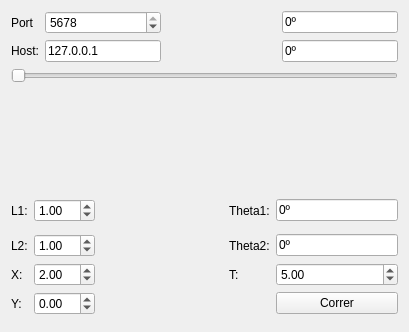
<?xml version="1.0" encoding="UTF-8"?>
<ui version="4.0">
 <class>MainWindow</class>
 <widget class="QMainWindow" name="MainWindow">
  <property name="geometry">
   <rect>
    <x>0</x>
    <y>0</y>
    <width>409</width>
    <height>332</height>
   </rect>
  </property>
  <property name="windowTitle">
   <string>IK</string>
  </property>
  <widget class="QWidget" name="centralWidget">
   <layout class="QGridLayout" name="gridLayout">
    <item row="3" column="2" rowspan="6">
     <spacer name="horizontalSpacer">
      <property name="orientation">
       <enum>Qt::Horizontal</enum>
      </property>
      <property name="sizeHint" stdset="0">
       <size>
        <width>40</width>
        <height>20</height>
       </size>
      </property>
     </spacer>
    </item>
    <item row="1" column="0" colspan="5">
     <widget class="QSlider" name="horizontalSlider">
      <property name="tracking">
       <bool>true</bool>
      </property>
      <property name="orientation">
       <enum>Qt::Horizontal</enum>
      </property>
      <property name="invertedAppearance">
       <bool>false</bool>
      </property>
      <property name="tickPosition">
       <enum>QSlider::NoTicks</enum>
      </property>
     </widget>
    </item>
    <item row="7" column="0">
     <widget class="QLabel" name="labelY">
      <property name="text">
       <string>Y:</string>
      </property>
     </widget>
    </item>
    <item row="3" column="3">
     <widget class="QLabel" name="labelTheta1">
      <property name="text">
       <string>Theta1:</string>
      </property>
     </widget>
    </item>
    <item row="5" column="1">
     <widget class="QDoubleSpinBox" name="spinBoxL2">
      <property name="value">
       <double>1.000000000000000</double>
      </property>
     </widget>
    </item>
    <item row="2" column="0" colspan="5">
     <spacer name="verticalSpacer_2">
      <property name="orientation">
       <enum>Qt::Vertical</enum>
      </property>
      <property name="sizeHint" stdset="0">
       <size>
        <width>20</width>
        <height>40</height>
       </size>
      </property>
     </spacer>
    </item>
    <item row="3" column="4">
     <widget class="QLineEdit" name="lineEditTheta1">
      <property name="text">
       <string>0º</string>
      </property>
      <property name="readOnly">
       <bool>true</bool>
      </property>
     </widget>
    </item>
    <item row="3" column="1">
     <widget class="QDoubleSpinBox" name="spinBoxL1">
      <property name="value">
       <double>1.000000000000000</double>
      </property>
     </widget>
    </item>
    <item row="6" column="0">
     <widget class="QLabel" name="labelX">
      <property name="text">
       <string>X:</string>
      </property>
     </widget>
    </item>
    <item row="3" column="0">
     <widget class="QLabel" name="labelL1">
      <property name="text">
       <string>L1:</string>
      </property>
     </widget>
    </item>
    <item row="6" column="1">
     <widget class="QDoubleSpinBox" name="spinBoxX">
      <property name="decimals">
       <number>2</number>
      </property>
      <property name="minimum">
       <double>-99.989999999999995</double>
      </property>
      <property name="singleStep">
       <double>0.010000000000000</double>
      </property>
      <property name="value">
       <double>2.000000000000000</double>
      </property>
     </widget>
    </item>
    <item row="5" column="0">
     <widget class="QLabel" name="labelL2">
      <property name="text">
       <string>L2:</string>
      </property>
     </widget>
    </item>
    <item row="7" column="1">
     <widget class="QDoubleSpinBox" name="spinBoxY">
      <property name="minimum">
       <double>-99.989999999999995</double>
      </property>
      <property name="singleStep">
       <double>0.010000000000000</double>
      </property>
     </widget>
    </item>
    <item row="5" column="4">
     <widget class="QLineEdit" name="lineEditTheta2">
      <property name="text">
       <string>0º</string>
      </property>
      <property name="readOnly">
       <bool>true</bool>
      </property>
     </widget>
    </item>
    <item row="5" column="3">
     <widget class="QLabel" name="labelTheta2">
      <property name="text">
       <string>Theta2:</string>
      </property>
     </widget>
    </item>
    <item row="7" column="4">
     <widget class="QPushButton" name="pushButtonRun">
      <property name="text">
       <string>Correr</string>
      </property>
      <property name="checkable">
       <bool>true</bool>
      </property>
      <property name="checked">
       <bool>false</bool>
      </property>
     </widget>
    </item>
    <item row="6" column="4">
     <widget class="QDoubleSpinBox" name="spinBoxT">
      <property name="minimum">
       <double>0.010000000000000</double>
      </property>
      <property name="value">
       <double>5.000000000000000</double>
      </property>
     </widget>
    </item>
    <item row="6" column="3">
     <widget class="QLabel" name="labelT">
      <property name="text">
       <string>T:</string>
      </property>
     </widget>
    </item>
    <item row="0" column="0" colspan="5">
     <layout class="QGridLayout" name="gridLayout2">
      <item row="2" column="0">
       <widget class="QLabel" name="labelPort">
        <property name="text">
         <string>Port</string>
        </property>
       </widget>
      </item>
      <item row="2" column="3">
       <widget class="QLineEdit" name="lineEditITheta1">
        <property name="text">
         <string>0º</string>
        </property>
        <property name="readOnly">
         <bool>true</bool>
        </property>
       </widget>
      </item>
      <item row="2" column="1">
       <widget class="QSpinBox" name="spinBoxPort">
        <property name="maximum">
         <number>5678</number>
        </property>
        <property name="value">
         <number>5678</number>
        </property>
       </widget>
      </item>
      <item row="3" column="1">
       <widget class="QLineEdit" name="lineEditHost">
        <property name="text">
         <string>127.0.0.1</string>
        </property>
       </widget>
      </item>
      <item row="3" column="0">
       <widget class="QLabel" name="labelHost">
        <property name="text">
         <string>Host:</string>
        </property>
       </widget>
      </item>
      <item row="3" column="3">
       <widget class="QLineEdit" name="lineEditITheta2">
        <property name="text">
         <string>0º</string>
        </property>
        <property name="readOnly">
         <bool>true</bool>
        </property>
       </widget>
      </item>
      <item row="2" column="2" rowspan="2">
       <spacer name="horizontalSpacer_2">
        <property name="orientation">
         <enum>Qt::Horizontal</enum>
        </property>
        <property name="sizeHint" stdset="0">
         <size>
          <width>40</width>
          <height>20</height>
         </size>
        </property>
       </spacer>
      </item>
     </layout>
    </item>
   </layout>
  </widget>
 </widget>
 <layoutdefault spacing="6" margin="11"/>
 <resources/>
 <connections>
  <connection>
   <sender>spinBoxL1</sender>
   <signal>valueChanged(double)</signal>
   <receiver>MainWindow</receiver>
   <slot>loadData()</slot>
   <hints>
    <hint type="sourcelabel">
     <x>74</x>
     <y>200</y>
    </hint>
    <hint type="destinationlabel">
     <x>157</x>
     <y>180</y>
    </hint>
   </hints>
  </connection>
  <connection>
   <sender>spinBoxL2</sender>
   <signal>valueChanged(double)</signal>
   <receiver>MainWindow</receiver>
   <slot>loadData()</slot>
   <hints>
    <hint type="sourcelabel">
     <x>50</x>
     <y>228</y>
    </hint>
    <hint type="destinationlabel">
     <x>130</x>
     <y>226</y>
    </hint>
   </hints>
  </connection>
  <connection>
   <sender>spinBoxX</sender>
   <signal>valueChanged(double)</signal>
   <receiver>MainWindow</receiver>
   <slot>loadData()</slot>
   <hints>
    <hint type="sourcelabel">
     <x>60</x>
     <y>263</y>
    </hint>
    <hint type="destinationlabel">
     <x>179</x>
     <y>243</y>
    </hint>
   </hints>
  </connection>
  <connection>
   <sender>spinBoxY</sender>
   <signal>valueChanged(double)</signal>
   <receiver>MainWindow</receiver>
   <slot>loadData()</slot>
   <hints>
    <hint type="sourcelabel">
     <x>49</x>
     <y>301</y>
    </hint>
    <hint type="destinationlabel">
     <x>133</x>
     <y>289</y>
    </hint>
   </hints>
  </connection>
 </connections>
 <slots>
  <slot>loadData()</slot>
 </slots>
</ui>
